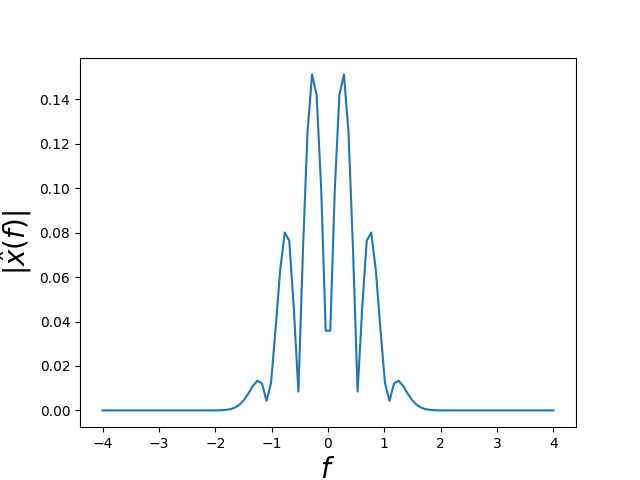

Reproduce this figure in Python.
import numpy as np
import scipy as sp
import matplotlib.pyplot as plt
import sympy as smp
from skimage import color
from skimage import io
from scipy.fft import fftfreq
from scipy.fft import fft, ifft, fft2, ifft2
from scipy.integrate import quad
from sympy.integrals.transforms import fourier_transform

t, f = smp.symbols('t, f', real=True)
k = smp.symbols('k', real=True, positive=True)
x = smp.exp(-k * t**2) * k * t

x_FT = fourier_transform(x, t, f)

def x(t, k):
    return np.exp(-k * t**2) * np.sin(k*t) * t**4

def get_x_FT(x, f, k):
    x_FT_integrand_real = lambda t: np.real(x(t, k)*np.exp(-2*np.pi*1j*f*t))
    x_FT_integrand_comp = lambda t: np.imag(x(t, k)*np.exp(-2*np.pi*1j*f*t))
    x_FT_real = quad(x_FT_integrand_real, -np.inf, np.inf)[0]
    x_FT_comp = quad(x_FT_integrand_comp, -np.inf, np.inf)[0]
    return x_FT_real + 1j*x_FT_comp

f = np.linspace(-4, 4, 100)
x_FT = np.vectorize(get_x_FT)(x, f, k=2)
plt.plot(f, np.abs(x_FT))
plt.ylabel('$|\hat{x}(f)|$', fontsize=20)
plt.xlabel('$f$', fontsize=20)
plt.savefig("fourier_transform.png")
